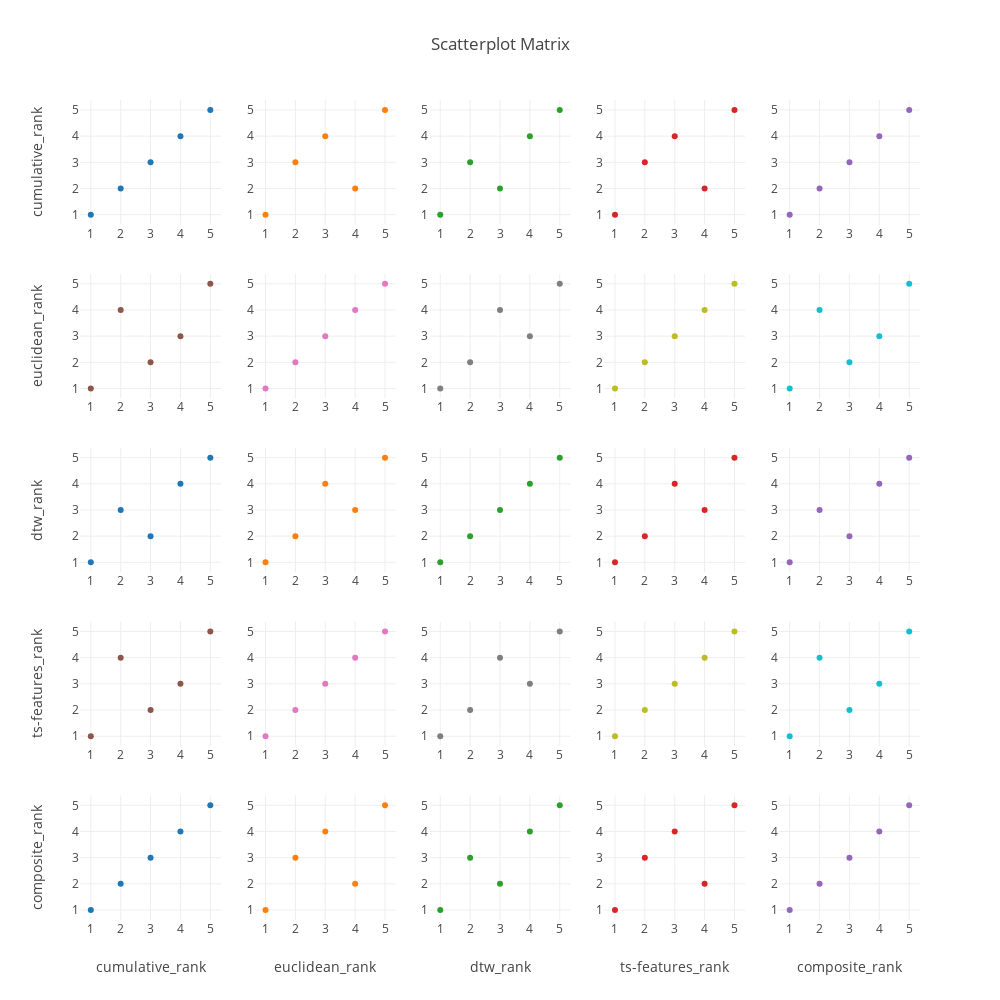

This figure's notebook cell:
### Markdown cell above
### 4.2 Scatterplots Between Ranks<a class="anchor" id="link-4.2"></a>
We have used `plotly` for graphing. The user is free to use other libraries such as `seaborn`/ `matplotlib` for graphing. For seaborn please _uncomment_ the first three lines of code and _comment out_ the last seven lines of code.

[Top](#link-0.0)

### Code cell
# import seaborn as sns
# sns.set(style="ticks")
# sns.pairplot(result)

import plotly.figure_factory as ff
from plotly.offline import iplot, init_notebook_mode
import cufflinks
cufflinks.go_offline(connected = True)
init_notebook_mode(connected = True)
figure = ff.create_scatterplotmatrix(result, height=1000, width=1000)
figure.show()

### Figure 1 — Plotly figure (JSON) as saved in the notebook; plotly's stock layout.template omitted (floating-point values rounded to 4 significant figures)
{"data": [{"marker": {"size": 6}, "mode": "markers", "showlegend": false, "type": "scatter", "uid": "a1740c68-b702-4e33-9497-81d6810bc1a6", "x": [4, 3, 5, 2, 1], "xaxis": "x", "y": [4, 3, 5, 2, 1], "yaxis": "y"}, {"marker": {"size": 6}, "mode": "markers", "showlegend": false, "type": "scatter", "uid": "cd464a6e-c495-4cd4-90da-271457860848", "x": [3, 2, 5, 4, 1], "xaxis": "x2", "y": [4, 3, 5, 2, 1], "yaxis": "y2"}, {"marker": {"size": 6}, "mode": "markers", "showlegend": false, "type": "scatter", "uid": "85591cd0-0b6d-43cb-8c38-e44a128fe78c", "x": [4, 2, 5, 3, 1], "xaxis": "x3", "y": [4, 3, 5, 2, 1], "yaxis": "y3"}, {"marker": {"size": 6}, "mode": "markers", "showlegend": false, "type": "scatter", "uid": "79947c0c-8c77-43ad-8120-61da954f0e16", "x": [3, 2, 5, 4, 1], "xaxis": "x4", "y": [4, 3, 5, 2, 1], "yaxis": "y4"}, {"marker": {"size": 6}, "mode": "markers", "showlegend": false, "type": "scatter", "uid": "e1a334d7-7f0e-42df-8106-dd8e7402fab7", "x": [4, 3, 5, 2, 1], "xaxis": "x5", "y": [4, 3, 5, 2, 1], "yaxis": "y5"}, {"marker": {"size": 6}, "mode": "markers", "showlegend": false, "type": "scatter", "uid": "1ada3cd9-0415-4f21-ace7-30e1e099f23a", "x": [4, 3, 5, 2, 1], "xaxis": "x6", "y": [3, 2, 5, 4, 1], "yaxis": "y6"}, {"marker": {"size": 6}, "mode": "markers", "showlegend": false, "type": "scatter", "uid": "53682f55-471e-4f41-9c58-e39be23a6ff7", "x": [3, 2, 5, 4, 1], "xaxis": "x7", "y": [3, 2, 5, 4, 1], "yaxis": "y7"}, {"marker": {"size": 6}, "mode": "markers", "showlegend": false, "type": "scatter", "uid": "9a0eae43-5bad-4b3c-b3ec-4c62edb04225", "x": [4, 2, 5, 3, 1], "xaxis": "x8", "y": [3, 2, 5, 4, 1], "yaxis": "y8"}, {"marker": {"size": 6}, "mode": "markers", "showlegend": false, "type": "scatter", "uid": "7ec88bf5-eff5-48c1-b413-21ef779cdfe7", "x": [3, 2, 5, 4, 1], "xaxis": "x9", "y": [3, 2, 5, 4, 1], "yaxis": "y9"}, {"marker": {"size": 6}, "mode": "markers", "showlegend": false, "type": "scatter", "uid": "b4320934-d104-458f-bc79-59e684d145a7", "x": [4, 3, 5, 2, 1], "xaxis": "x10", "y": [3, 2, 5, 4, 1], "yaxis": "y10"}, {"marker": {"size": 6}, "mode": "markers", "showlegend": false, "type": "scatter", "uid": "8b234b51-ab53-4465-9fd6-57570b3d1125", "x": [4, 3, 5, 2, 1], "xaxis": "x11", "y": [4, 2, 5, 3, 1], "yaxis": "y11"}, {"marker": {"size": 6}, "mode": "markers", "showlegend": false, "type": "scatter", "uid": "606bdb56-ae8d-4e56-8f9f-3b9761d7ed64", "x": [3, 2, 5, 4, 1], "xaxis": "x12", "y": [4, 2, 5, 3, 1], "yaxis": "y12"}, {"marker": {"size": 6}, "mode": "markers", "showlegend": false, "type": "scatter", "uid": "cd5ac941-8f23-4a52-b552-615e44cdb78c", "x": [4, 2, 5, 3, 1], "xaxis": "x13", "y": [4, 2, 5, 3, 1], "yaxis": "y13"}, {"marker": {"size": 6}, "mode": "markers", "showlegend": false, "type": "scatter", "uid": "1e20cce2-e398-49cc-be15-3d2576086f3e", "x": [3, 2, 5, 4, 1], "xaxis": "x14", "y": [4, 2, 5, 3, 1], "yaxis": "y14"}, {"marker": {"size": 6}, "mode": "markers", "showlegend": false, "type": "scatter", "uid": "14313849-4d11-43d6-8ce3-3362606c8e79", "x": [4, 3, 5, 2, 1], "xaxis": "x15", "y": [4, 2, 5, 3, 1], "yaxis": "y15"}, {"marker": {"size": 6}, "mode": "markers", "showlegend": false, "type": "scatter", "uid": "9bf16849-b2fa-4b91-beb7-2266b7b7ecf7", "x": [4, 3, 5, 2, 1], "xaxis": "x16", "y": [3, 2, 5, 4, 1], "yaxis": "y16"}, {"marker": {"size": 6}, "mode": "markers", "showlegend": false, "type": "scatter", "uid": "40c226e8-bc14-4213-a2e4-fab53c297d5e", "x": [3, 2, 5, 4, 1], "xaxis": "x17", "y": [3, 2, 5, 4, 1], "yaxis": "y17"}, {"marker": {"size": 6}, "mode": "markers", "showlegend": false, "type": "scatter", "uid": "e1088454-a980-402d-876d-6570c1c222f7", "x": [4, 2, 5, 3, 1], "xaxis": "x18", "y": [3, 2, 5, 4, 1], "yaxis": "y18"}, {"marker": {"size": 6}, "mode": "markers", "showlegend": false, "type": "scatter", "uid": "7ebbc458-6df3-428a-b749-1e58fe1bce58", "x": [3, 2, 5, 4, 1], "xaxis": "x19", "y": [3, 2, 5, 4, 1], "yaxis": "y19"}, {"marker": {"size": 6}, "mode": "markers", "showlegend": false, "type": "scatter", "uid": "d065e0c8-b4b0-462b-8cb0-6b29fe7034dd", "x": [4, 3, 5, 2, 1], "xaxis": "x20", "y": [3, 2, 5, 4, 1], "yaxis": "y20"}, {"marker": {"size": 6}, "mode": "markers", "showlegend": false, "type": "scatter", "uid": "af904a39-0904-46ee-a10a-127c95266f82", "x": [4, 3, 5, 2, 1], "xaxis": "x21", "y": [4, 3, 5, 2, 1], "yaxis": "y21"}, {"marker": {"size": 6}, "mode": "markers", "showlegend": false, "type": "scatter", "uid": "9cb244f9-84f0-4892-a13c-773ea39ae91c", "x": [3, 2, 5, 4, 1], "xaxis": "x22", "y": [4, 3, 5, 2, 1], "yaxis": "y22"}, {"marker": {"size": 6}, "mode": "markers", "showlegend": false, "type": "scatter", "uid": "6025ab36-e435-4ad0-a8dc-b8f5b0d9350e", "x": [4, 2, 5, 3, 1], "xaxis": "x23", "y": [4, 3, 5, 2, 1], "yaxis": "y23"}, {"marker": {"size": 6}, "mode": "markers", "showlegend": false, "type": "scatter", "uid": "c8156da4-9951-43b0-b8d0-aef4f7159ff5", "x": [3, 2, 5, 4, 1], "xaxis": "x24", "y": [4, 3, 5, 2, 1], "yaxis": "y24"}, {"marker": {"size": 6}, "mode": "markers", "showlegend": false, "type": "scatter", "uid": "ae6dd97f-b5e8-4a7b-b755-560c12a058b0", "x": [4, 3, 5, 2, 1], "xaxis": "x25", "y": [4, 3, 5, 2, 1], "yaxis": "y25"}], "layout": {"height": 1000, "showlegend": true, "title": {"text": "Scatterplot Matrix"}, "width": 1000, "xaxis": {"anchor": "y", "domain": [0, 0.168]}, "xaxis10": {"anchor": "y10", "domain": [0.832, 1]}, "xaxis11": {"anchor": "y11", "domain": [0, 0.168]}, "xaxis12": {"anchor": "y12", "domain": [0.208, 0.376]}, "xaxis13": {"anchor": "y13", "domain": [0.416, 0.584]}, "xaxis14": {"anchor": "y14", "domain": [0.624, 0.792]}, "xaxis15": {"anchor": "y15", "domain": [0.832, 1]}, "xaxis16": {"anchor": "y16", "domain": [0, 0.168]}, "xaxis17": {"anchor": "y17", "domain": [0.208, 0.376]}, "xaxis18": {"anchor": "y18", "domain": [0.416, 0.584]}, "xaxis19": {"anchor": "y19", "domain": [0.624, 0.792]}, "xaxis2": {"anchor": "y2", "domain": [0.208, 0.376]}, "xaxis20": {"anchor": "y20", "domain": [0.832, 1]}, "xaxis21": {"anchor": "y21", "domain": [0, 0.168], "title": {"text": "cumulative_rank"}}, "xaxis22": {"anchor": "y22", "domain": [0.208, 0.376], "title": {"text": "euclidean_rank"}}, "xaxis23": {"anchor": "y23", "domain": [0.416, 0.584], "title": {"text": "dtw_rank"}}, "xaxis24": {"anchor": "y24", "domain": [0.624, 0.792], "title": {"text": "ts-features_rank"}}, "xaxis25": {"anchor": "y25", "domain": [0.832, 1], "title": {"text": "composite_rank"}}, "xaxis3": {"anchor": "y3", "domain": [0.416, 0.584]}, "xaxis4": {"anchor": "y4", "domain": [0.624, 0.792]}, "xaxis5": {"anchor": "y5", "domain": [0.832, 1]}, "xaxis6": {"anchor": "y6", "domain": [0, 0.168]}, "xaxis7": {"anchor": "y7", "domain": [0.208, 0.376]}, "xaxis8": {"anchor": "y8", "domain": [0.416, 0.584]}, "xaxis9": {"anchor": "y9", "domain": [0.624, 0.792]}, "yaxis": {"anchor": "x", "domain": [0.848, 1], "title": {"text": "cumulative_rank"}}, "yaxis10": {"anchor": "x10", "domain": [0.636, 0.788]}, "yaxis11": {"anchor": "x11", "domain": [0.424, 0.576], "title": {"text": "dtw_rank"}}, "yaxis12": {"anchor": "x12", "domain": [0.424, 0.576]}, "yaxis13": {"anchor": "x13", "domain": [0.424, 0.576]}, "yaxis14": {"anchor": "x14", "domain": [0.424, 0.576]}, "yaxis15": {"anchor": "x15", "domain": [0.424, 0.576]}, "yaxis16": {"anchor": "x16", "domain": [0.212, 0.364], "title": {"text": "ts-features_rank"}}, "yaxis17": {"anchor": "x17", "domain": [0.212, 0.364]}, "yaxis18": {"anchor": "x18", "domain": [0.212, 0.364]}, "yaxis19": {"anchor": "x19", "domain": [0.212, 0.364]}, "yaxis2": {"anchor": "x2", "domain": [0.848, 1]}, "yaxis20": {"anchor": "x20", "domain": [0.212, 0.364]}, "yaxis21": {"anchor": "x21", "domain": [0, 0.152], "title": {"text": "composite_rank"}}, "yaxis22": {"anchor": "x22", "domain": [0, 0.152]}, "yaxis23": {"anchor": "x23", "domain": [0, 0.152]}, "yaxis24": {"anchor": "x24", "domain": [0, 0.152]}, "yaxis25": {"anchor": "x25", "domain": [0, 0.152]}, "yaxis3": {"anchor": "x3", "domain": [0.848, 1]}, "yaxis4": {"anchor": "x4", "domain": [0.848, 1]}, "yaxis5": {"anchor": "x5", "domain": [0.848, 1]}, "yaxis6": {"anchor": "x6", "domain": [0.636, 0.788], "title": {"text": "euclidean_rank"}}, "yaxis7": {"anchor": "x7", "domain": [0.636, 0.788]}, "yaxis8": {"anchor": "x8", "domain": [0.636, 0.788]}, "yaxis9": {"anchor": "x9", "domain": [0.636, 0.788]}}}
